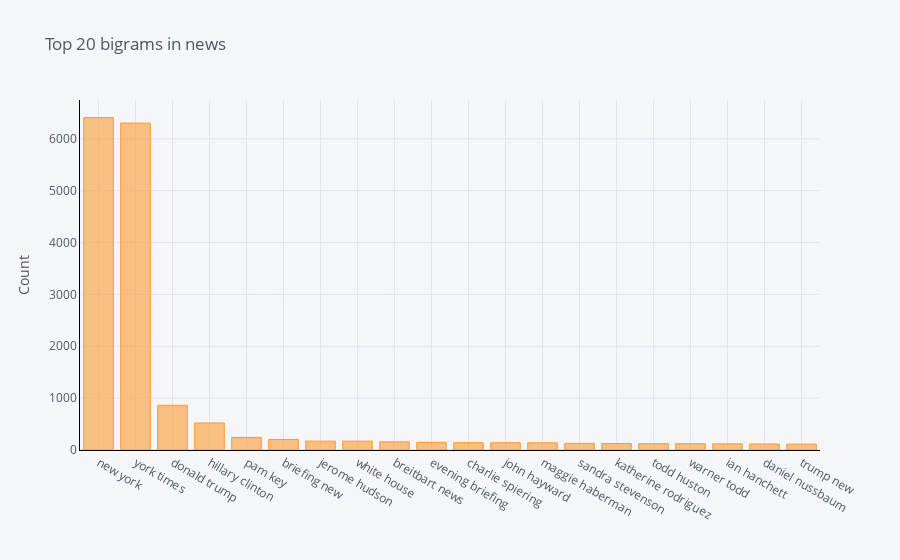

Write notebook code for a chart like this one.
### Code cell
#Function to get top bigram words
def get_top_n_bigram(corpus, n=None):
    vec = CountVectorizer(ngram_range=(2, 2)).fit(corpus)
    bag_of_words = vec.transform(corpus)
    sum_words = bag_of_words.sum(axis=0) 
    words_freq = [(word, sum_words[0, idx]) for word, idx in vec.vocabulary_.items()]
    words_freq =sorted(words_freq, key = lambda x: x[1], reverse=True)
    return words_freq[:n]

#Calling function and return only top 20 words
common_words = get_top_n_bigram(clean_news['news'], 20)

#Printing the word and frequency
for word, freq in common_words:
    print(word, freq)
    
#Creating the dataframe of word and frequency
df3 = pd.DataFrame(common_words, columns = ['news' , 'count'])

#Group by words and plot the sum
df3.groupby('news').sum()['count'].sort_values(ascending=False).iplot(
    kind='bar', yTitle='Count', linecolor='black', title='Top 20 bigrams in news')

### Figure 1 — Plotly figure (JSON) as saved in the notebook; plotly's stock layout.template omitted (floating-point values rounded to 4 significant figures)
{"data": [{"marker": {"color": "rgba(255, 153, 51, 0.6)", "line": {"color": "rgba(255, 153, 51, 1.0)", "width": 1}}, "name": "count", "orientation": "v", "text": "", "type": "bar", "x": ["new york", "york times", "donald trump", "hillary clinton", "pam key", "briefing new", "jerome hudson", "white house", "breitbart news", "evening briefing", "charlie spiering", "john hayward", "maggie haberman", "sandra stevenson", "katherine rodriguez", "todd huston", "warner todd", "ian hanchett", "daniel nussbaum", "trump new"], "y": [6410, 6302, 863, 521, 243, 203, 171, 170, 158, 148, 141, 140, 139, 128, 124, 122, 122, 119, 116, 113]}], "layout": {"autosize": true, "legend": {"bgcolor": "#F5F6F9", "font": {"color": "#4D5663"}}, "paper_bgcolor": "#F5F6F9", "plot_bgcolor": "#F5F6F9", "title": {"font": {"color": "#4D5663"}, "text": "Top 20 bigrams in news"}, "xaxis": {"autorange": true, "gridcolor": "#E1E5ED", "linecolor": "black", "range": [-0.5, 19.5], "showgrid": true, "tickfont": {"color": "#4D5663"}, "title": {"font": {"color": "#4D5663"}, "text": ""}, "type": "category", "zerolinecolor": "#E1E5ED"}, "yaxis": {"autorange": true, "gridcolor": "#E1E5ED", "linecolor": "black", "range": [0, 6747.0], "showgrid": true, "tickfont": {"color": "#4D5663"}, "title": {"font": {"color": "#4D5663"}, "text": "Count"}, "type": "linear", "zerolinecolor": "#E1E5ED"}}}
